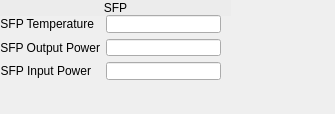
<?xml version="1.0" encoding="UTF-8"?>
<ui version="4.0">
 <class>Form</class>
 <widget class="QWidget" name="Form">
  <property name="geometry">
   <rect>
    <x>0</x>
    <y>0</y>
    <width>335</width>
    <height>114</height>
   </rect>
  </property>
  <property name="windowTitle">
   <string>Form</string>
  </property>
  <widget class="caLabel" name="calabel">
   <property name="geometry">
    <rect>
     <x>0</x>
     <y>0</y>
     <width>231</width>
     <height>16</height>
    </rect>
   </property>
   <property name="styleSheet">
    <string notr="true">background-color: rgb(236, 236, 236, 255);</string>
   </property>
   <property name="text">
    <string>SFP</string>
   </property>
   <property name="alignment">
    <set>Qt::AlignCenter</set>
   </property>
  </widget>
  <widget class="QWidget" name="formLayoutWidget">
   <property name="geometry">
    <rect>
     <x>0</x>
     <y>15</y>
     <width>221</width>
     <height>65</height>
    </rect>
   </property>
   <layout class="QFormLayout" name="formLayout">
    <property name="fieldGrowthPolicy">
     <enum>QFormLayout::AllNonFixedFieldsGrow</enum>
    </property>
    <item row="0" column="0">
     <widget class="QLabel" name="label_16">
      <property name="text">
       <string>SFP Temperature</string>
      </property>
      <property name="alignment">
       <set>Qt::AlignRight|Qt::AlignTrailing|Qt::AlignVCenter</set>
      </property>
     </widget>
    </item>
    <item row="0" column="1">
     <widget class="caLineEdit" name="calineedit_6">
      <property name="toolTip">
       <string>Transceiver temperature in Celsius</string>
      </property>
      <property name="channel" stdset="0">
       <string notr="true">$(EVR):SFP-T-I</string>
      </property>
      <property name="unitsEnabled">
       <bool>true</bool>
      </property>
     </widget>
    </item>
    <item row="1" column="0">
     <widget class="QLabel" name="label_17">
      <property name="text">
       <string>SFP Output Power</string>
      </property>
      <property name="alignment">
       <set>Qt::AlignRight|Qt::AlignTrailing|Qt::AlignVCenter</set>
      </property>
     </widget>
    </item>
    <item row="1" column="1">
     <widget class="caLineEdit" name="calineedit_7">
      <property name="toolTip">
       <string>Transceiver optical output power</string>
      </property>
      <property name="channel" stdset="0">
       <string notr="true">$(EVR):SFP-Pwr-TX-I</string>
      </property>
      <property name="unitsEnabled">
       <bool>true</bool>
      </property>
     </widget>
    </item>
    <item row="2" column="0">
     <widget class="QLabel" name="label_18">
      <property name="text">
       <string>SFP Input Power</string>
      </property>
      <property name="alignment">
       <set>Qt::AlignRight|Qt::AlignTrailing|Qt::AlignVCenter</set>
      </property>
     </widget>
    </item>
    <item row="2" column="1">
     <widget class="caLineEdit" name="calineedit_8">
      <property name="toolTip">
       <string>Transceiver optical input power</string>
      </property>
      <property name="channel" stdset="0">
       <string notr="true">$(EVR):SFP-Pwr-RX-I</string>
      </property>
      <property name="unitsEnabled">
       <bool>true</bool>
      </property>
     </widget>
    </item>
   </layout>
  </widget>
  <widget class="caRelatedDisplay" name="carelateddisplay_3">
   <property name="geometry">
    <rect>
     <x>219</x>
     <y>0</y>
     <width>41</width>
     <height>31</height>
    </rect>
   </property>
   <property name="toolTip">
    <string>Detailed SFP information</string>
   </property>
   <property name="background">
    <color>
     <red>183</red>
     <green>157</green>
     <blue>92</blue>
    </color>
   </property>
   <property name="labels">
    <string notr="true">More</string>
   </property>
   <property name="files">
    <string notr="true">G_EVR_sfp.ui</string>
   </property>
   <property name="args">
    <string notr="true">EVR=$(EVR)</string>
   </property>
  </widget>
 </widget>
 <customwidgets>
  <customwidget>
   <class>caRelatedDisplay</class>
   <extends>QWidget</extends>
   <header>caRelatedDisplay</header>
  </customwidget>
  <customwidget>
   <class>caLabel</class>
   <extends>QLabel</extends>
   <header>caLabel</header>
  </customwidget>
  <customwidget>
   <class>caLineEdit</class>
   <extends>QLineEdit</extends>
   <header>caLineEdit</header>
  </customwidget>
 </customwidgets>
 <resources/>
 <connections/>
</ui>
